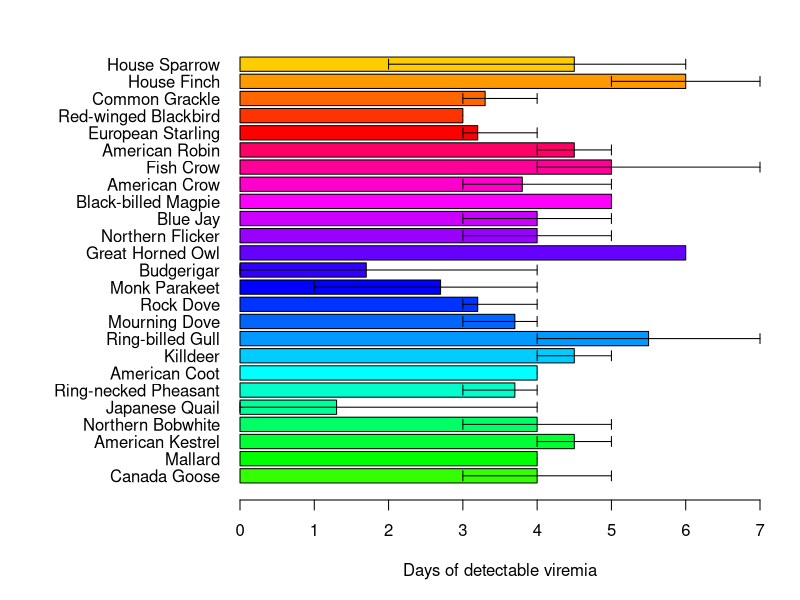
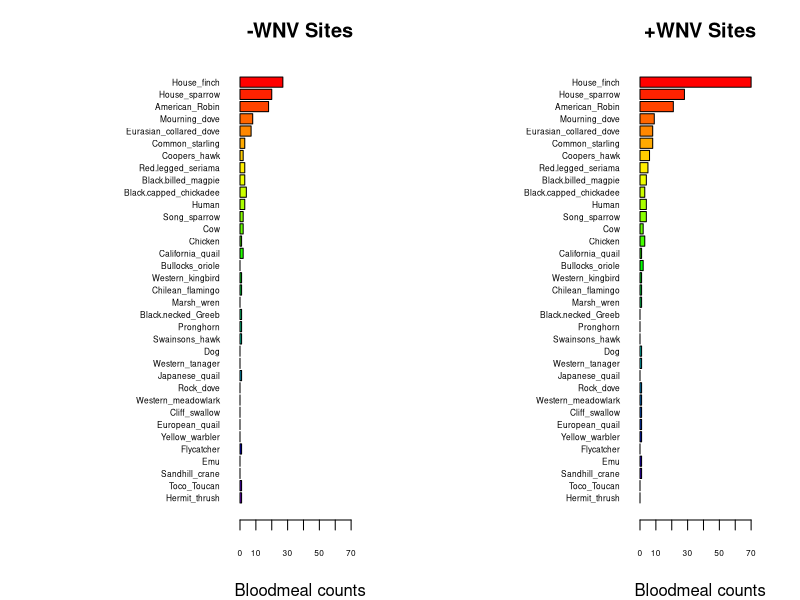

R code for these plots, in order:
## ---- chunk 1
knitr::opts_chunk$set(echo = TRUE)
## ---- chunk 2
# Manually transcribe duration (mean, lo, hi) from the last table column
duration <- data.frame(
  Bird = c("Canada Goose","Mallard", 
           "American Kestrel","Northern Bobwhite",
           "Japanese Quail","Ring-necked Pheasant",
           "American Coot","Killdeer",
           "Ring-billed Gull","Mourning Dove",
           "Rock Dove","Monk Parakeet",
           "Budgerigar","Great Horned Owl",
           "Northern Flicker","Blue Jay",
           "Black-billed Magpie","American Crow",
           "Fish Crow","American Robin",
           "European Starling","Red-winged Blackbird",
           "Common Grackle","House Finch","House Sparrow"),
  mean = c(4.0,4.0,4.5,4.0,1.3,3.7,4.0,4.5,5.5,3.7,3.2,2.7,1.7,6.0,4.0,
           4.0,5.0,3.8,5.0,4.5,3.2,3.0,3.3,6.0,4.5),
  lo   = c(3,4,4,3,0,3,4,4,4,3,3,1,0,6,3,
           3,5,3,4,4,3,3,3,5,2),
  hi   = c(5,4,5,5,4,4,4,5,7,4,4,4,4,6,5,
           5,5,5,7,5,4,3,4,7,6)
)

# Choose some colors
cols <- c(rainbow(30)[c(10:29,1:5)])  # rainbow colors

# horizontal barplot
par(mar=c(5,12,2,2))  # wider left margin for names
bp <- barplot(duration$mean, horiz=TRUE, names.arg=duration$Bird,
              las=1, col=cols, xlab="Days of detectable viremia", xlim=c(0,7))

# add error bars
arrows(duration$lo, bp, duration$hi, bp,
       angle=90, code=3, length=0.05, col="black", xpd=TRUE)
## ---- chunk 3
## import counts_matrix: data.frame with column 'loc_positives' (0/1) and host columns 'host_*'
counts_matrix <- read.csv("./bloodmeal_plusWNV_for_BIOL3070.csv")

## 1) Identify host columns
host_cols <- grep("^host_", names(counts_matrix), value = TRUE)

if (length(host_cols) == 0) {
  stop("No columns matching '^host_' were found in counts_matrix.")
}

## 2) Ensure loc_positives is present and has both levels 0 and 1 where possible
counts_matrix$loc_positives <- factor(counts_matrix$loc_positives, levels = c(0, 1))

## 3) Aggregate host counts by loc_positives
agg <- stats::aggregate(
  counts_matrix[, host_cols, drop = FALSE],
  by = list(loc_positives = counts_matrix$loc_positives),
  FUN = function(x) sum(as.numeric(x), na.rm = TRUE)
)

## make sure both rows exist; if one is missing, add a zero row
need_levels <- setdiff(levels(counts_matrix$loc_positives), as.character(agg$loc_positives))
if (length(need_levels)) {
  zero_row <- as.list(rep(0, length(host_cols)))
  names(zero_row) <- host_cols
  for (lv in need_levels) {
    agg <- rbind(agg, c(lv, zero_row))
  }
  ## restore proper type
  agg$loc_positives <- factor(agg$loc_positives, levels = c("0","1"))
  ## coerce numeric host cols (they may have become character after rbind)
  for (hc in host_cols) agg[[hc]] <- as.numeric(agg[[hc]])
  agg <- agg[order(agg$loc_positives), , drop = FALSE]
}

## 4) Decide species order (overall abundance, descending)
overall <- colSums(agg[, host_cols, drop = FALSE], na.rm = TRUE)
host_order <- names(sort(overall, decreasing = TRUE))
species_labels <- rev(sub("^host_", "", host_order))  # nicer labels

## 5) Build count vectors for each panel in the SAME order
counts0 <- rev(as.numeric(agg[agg$loc_positives == 0, host_order, drop = TRUE]))
counts1 <- rev(as.numeric(agg[agg$loc_positives == 1, host_order, drop = TRUE]))

## 6) Colors: reuse your existing 'cols' if it exists and is long enough; otherwise generate
if (exists("cols") && length(cols) >= length(host_order)) {
  species_colors <- setNames(cols[seq_along(host_order)], species_labels)
} else {
  species_colors <- setNames(rainbow(length(host_order) + 10)[seq_along(host_order)], species_labels)
}

## 7) Shared x-limit for comparability
xmax <- max(c(counts0, counts1), na.rm = TRUE)
xmax <- if (is.finite(xmax)) xmax else 1
xlim_use <- c(0, xmax * 1.08)

## 8) Plot: two horizontal barplots with identical order and colors
op <- par(mfrow = c(1, 2),
          mar = c(4, 12, 3, 2),  # big left margin for species names
          xaxs = "i")           # a bit tighter axis padding

## Panel A: No WNV detected (loc_positives = 0)
barplot(height = counts0,
        names.arg = species_labels, 
        cex.names = .5,
        cex.axis = .5,
        col = rev(unname(species_colors[species_labels])),
        horiz = TRUE,
        las = 1,
        xlab = "Bloodmeal counts",
        main = "-WNV Sites",
        xlim = xlim_use)

## Panel B: WNV detected (loc_positives = 1)
barplot(height = counts1,
        names.arg = species_labels, 
        cex.names = .5,
        cex.axis = .5,
        col = rev(unname(species_colors[species_labels])),
        horiz = TRUE,
        las = 1,
        xlab = "Bloodmeal counts",
        main = "+WNV Sites",
        xlim = xlim_use)

par(op)

## Keep the colors mapping for reuse elsewhere
host_species_colors <- species_colors
## ---- chunk 4

#glm: house-finch correlated with WNV positivity rate of pools?
glm2 <- glm(loc_rate ~ host_House_finch,
            data = counts_matrix)
#summary(glm2)
